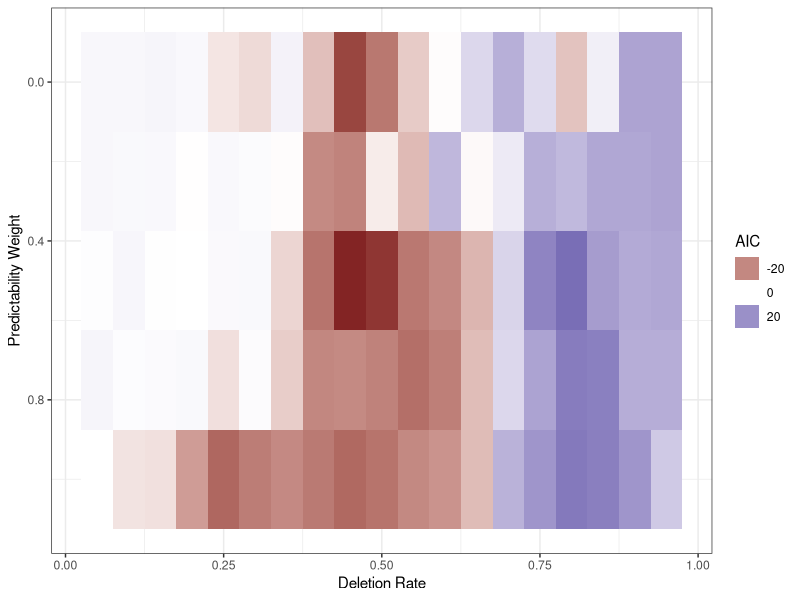
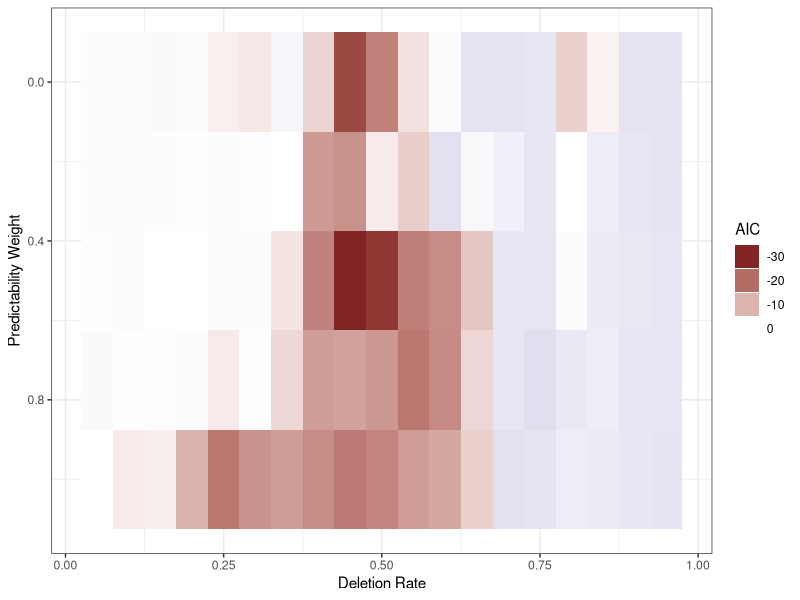
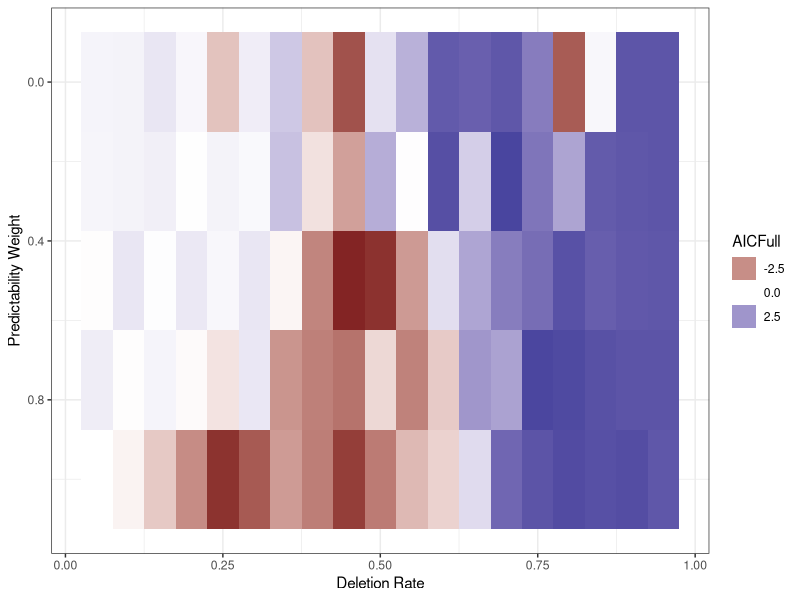

Here is the R script that generated these plots, in order:

library(ggplot2)
library(dplyr)
library(tidyr)


Datapoints = 2095
data = read.csv("analyze_Model_IncludingNoTP_SCRC_R_AICs.tsv", sep="\t")


# This concerns nine settings with very high or very low delta, and lambda <1 (e.g., delta=0.95+lambda=0.5)
data = data %>% filter(N == Datapoints)
doneConfigurations = paste(data$deletion_rate, data$predictability_weight)
deltas = c()
lambdas = c()
for(delta in unique(data$deletion_rate)) {
	for(lambda in unique(data$predictability_weight)) {
		if(!(paste(delta, lambda) %in% doneConfigurations)) {
			deltas = c(deltas, delta)
			lambdas = c(lambdas, lambda)
		}
	}
}
missingConfigurations = data.frame(deletion_rate = deltas, predictability_weight = lambdas)

imputed = data.frame()
for(i in (1:nrow(missingConfigurations))) {
	delta = missingConfigurations$deletion_rate[[i]]
	lambda = missingConfigurations$predictability_weight[[i]]
	to_impute = data %>% filter(abs(deletion_rate-delta) <= 0.05, abs(predictability_weight-lambda)<=0.25) %>% summarise(AIC=mean(AIC), AICRaw=mean(AICRaw), AICFull=mean(AICFull), N=mean(N))
	to_impute$deletion_rate=delta
	to_impute$predictability_weight=lambda
	to_impute$None=NA
	imputed = rbind(imputed, to_impute)
}

data = rbind(data, imputed)




meanAICRaw = 2387.221
plot = ggplot(data %>% group_by(deletion_rate, predictability_weight) %>% summarise(AICRaw=mean(AICRaw)-meanAICRaw), aes(x=deletion_rate, y=predictability_weight, fill=AICRaw)) + geom_tile() + theme_bw() + scale_fill_gradient2() + xlab("Deletion Rate") + ylab("Predictability Weight") + guides(fill=guide_legend(title="AIC")) + scale_y_reverse ()
ggsave(plot, file="figures/analyze_Model_IncludingNoTP_SCRC_Viz_R_Raw.pdf", height=2, width=5)

meanAIC = 2394.282
plot = ggplot(data %>% group_by(deletion_rate, predictability_weight) %>% summarise(AIC=mean(AIC)-meanAIC), aes(x=deletion_rate, y=predictability_weight, fill=AIC)) + geom_tile() + theme_bw() + scale_fill_gradient2() + xlab("Deletion Rate") + ylab("Predictability Weight") + guides(fill=guide_legend(title="AIC")) + scale_y_reverse ()
ggsave(plot, file="figures/analyze_Model_IncludingNoTP_SCRC_Viz_R.pdf", height=2, width=5)

meanAICFull = 2365.662
plot = ggplot(data %>% group_by(deletion_rate, predictability_weight) %>% summarise(AICFull=mean(AICFull)-meanAICFull), aes(x=deletion_rate, y=predictability_weight, fill=AICFull)) + geom_tile() + theme_bw() + scale_fill_gradient2() + xlab("Deletion Rate") + ylab("Predictability Weight") + guides(fill=guide_legend(title="AICFull")) + scale_y_reverse ()
ggsave(plot, file="figures/analyze_Model_IncludingNoTP_SCRC_Viz_R_Full.pdf", height=2, width=5)



